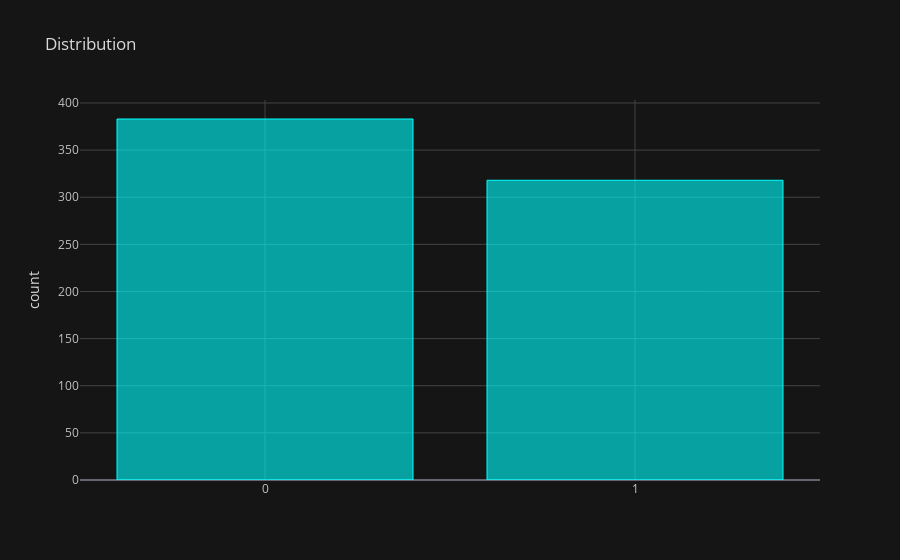

Notebook source saved alongside this figure:
### Markdown cell above
Visualising each score count distribution between 0 and 1

### Code cell
df.astype('string').groupby('A2_Score').count()['id'].iplot(kind='bar',title=' Distribution', yTitle='count', theme='solar', color='cyan')

### Figure 1 — Plotly figure (JSON) as saved in the notebook; plotly's stock layout.template omitted (floating-point values rounded to 4 significant figures)
{"data": [{"marker": {"color": "rgba(0, 255, 255, 0.6)", "line": {"color": "rgba(0, 255, 255, 1.0)", "width": 1}}, "name": "id", "orientation": "v", "text": "", "type": "bar", "x": ["0", "1"], "y": [383, 318]}], "layout": {"legend": {"bgcolor": "#151516", "font": {"color": "#D9D9D9"}}, "paper_bgcolor": "#151516", "plot_bgcolor": "#151516", "title": {"font": {"color": "#D9D9D9"}, "text": " Distribution"}, "xaxis": {"gridcolor": "#434343", "showgrid": true, "tickfont": {"color": "#C2C2C2"}, "title": {"font": {"color": "#D9D9D9"}, "text": ""}, "zerolinecolor": "#666570"}, "yaxis": {"gridcolor": "#434343", "showgrid": true, "tickfont": {"color": "#C2C2C2"}, "title": {"font": {"color": "#D9D9D9"}, "text": "count"}, "zerolinecolor": "#666570"}}}
